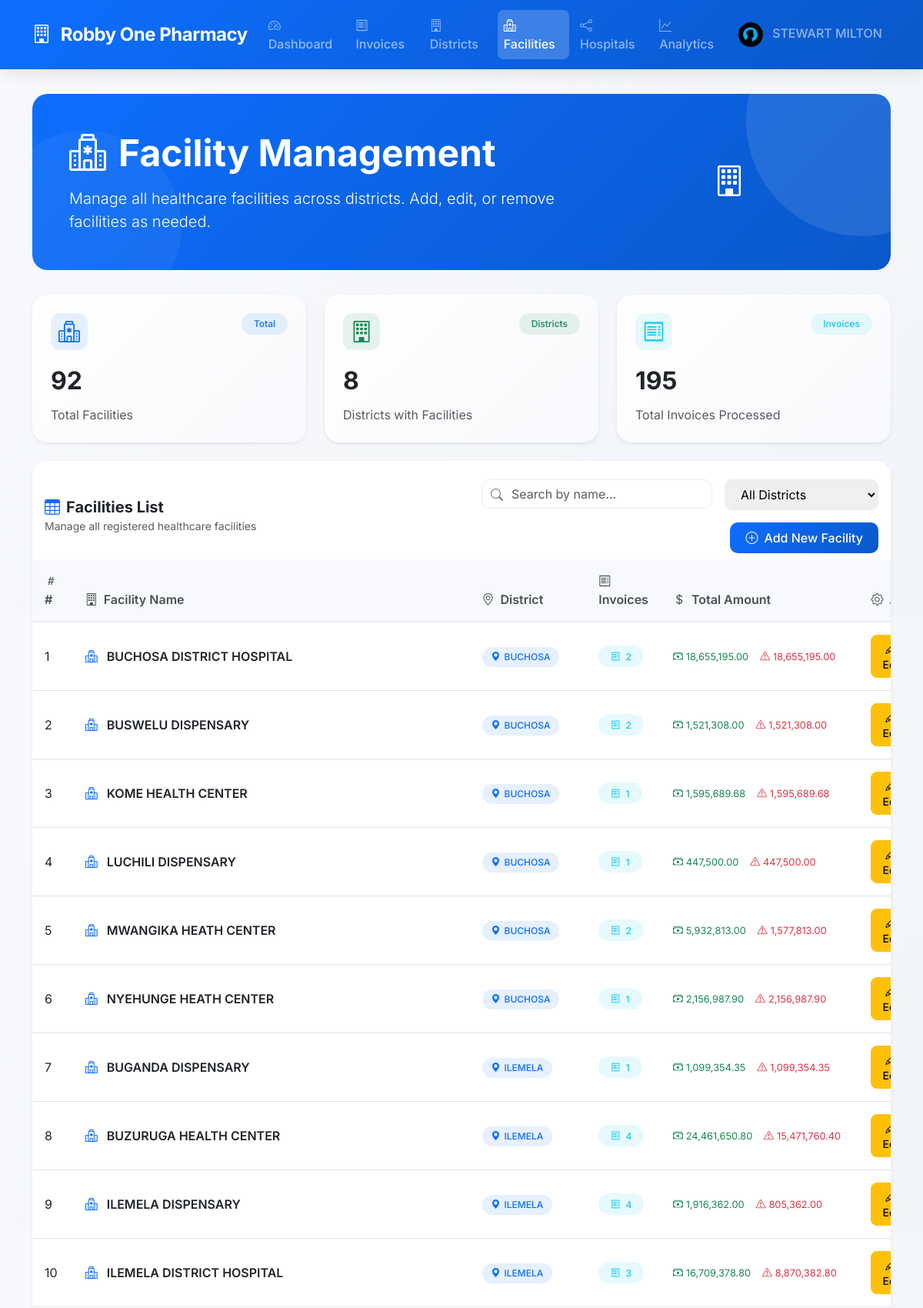
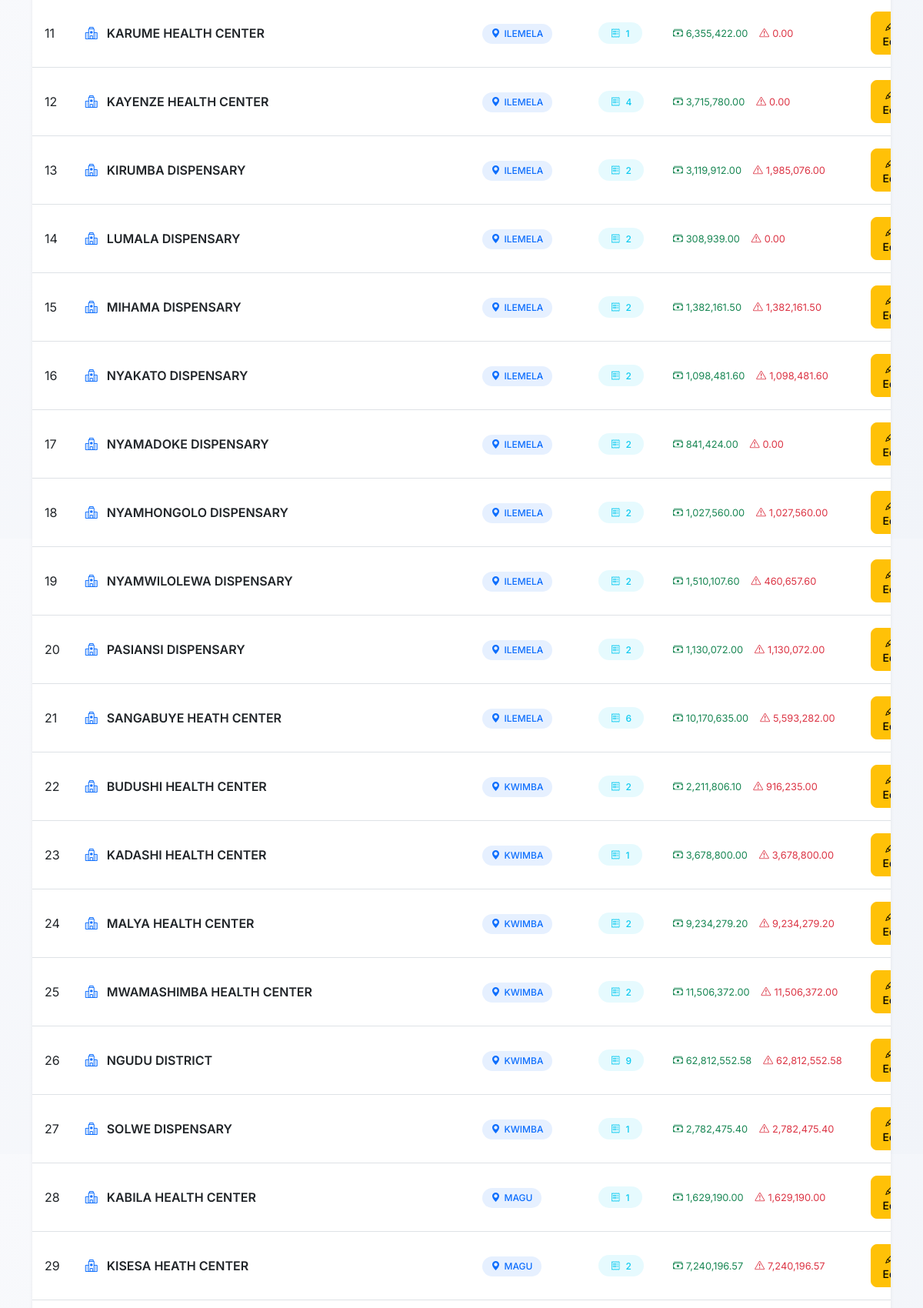
Screenshot of /facilities/ (signed in, upper part) with the database file from the repository (2 pictures, top to bottom).
### invoices/models.py (models this page shows, shortened)
class UserProfile(models.Model):
    user = models.OneToOneField(User, on_delete=models.CASCADE, related_name='profile')
    phone = models.CharField(max_length=15, blank=True, null=True)
    address = models.TextField(blank=True, null=True)
    profile_picture = models.ImageField(upload_to='profile_pics/', blank=True, null=True)
    job_title = models.CharField(max_length=100, blank=True, null=True)
    department = models.CharField(max_length=100, blank=True, null=True)
    bio = models.TextField(max_length=500, blank=True, null=True)
    website = models.URLField(blank=True, null=True)
    company = models.CharField(max_length=100, blank=True, null=True)
    date_of_birth = models.DateField(blank=True, null=True)
    preferred_language = models.CharField(max_length=10, choices=[
        ('en', 'English'),
        ('sw', 'Swahili'),
    ], default='en')
    theme_preference = models.CharField(max_length=10, choices=[
        ('light', 'Light'),
        ('dark', 'Dark'),
    ], default='light')
    email_notifications = models.BooleanField(default=True)
    sms_notifications = models.BooleanField(default=False)
    created_at = models.DateTimeField(auto_now_add=True)
    updated_at = models.DateTimeField(auto_now=True)
    class Meta:
        verbose_name = "User Profile"
        verbose_name_plural = "User Profiles"

class Facility(models.Model):
    district = models.ForeignKey(District, on_delete=models.CASCADE, related_name='facilities')
    name = models.CharField(max_length=200)
    class Meta:
        ordering = ['name']
        unique_together = ['district', 'name']

class District(models.Model):
    name = models.CharField(max_length=100, unique=True)
    tin_number = models.CharField(max_length=50, blank=True)
    class Meta:
        ordering = ['name']

### invoices/views.py (the view)
# urls.py: path('facilities/', views.facility_list, name='facility_list'),
@login_required
@staff_member_required
def facility_list(request):
    facilities = Facility.objects.select_related('district').all().order_by('district__name', 'name')
    facilities = facilities.annotate(
        invoice_count=Count('invoices'),
        total_invoiced=Coalesce(Sum('invoices__invoice_amount'), Value(0, output_field=DecimalField())),
        total_paid=Coalesce(Sum('invoices__amount_paid'), Value(0, output_field=DecimalField())),
        outstanding=ExpressionWrapper(
            Coalesce(Sum('invoices__invoice_amount'), Value(0)) - Coalesce(Sum('invoices__amount_paid'), Value(0)),
            output_field=DecimalField()
        )
    )
    distinct_districts = District.objects.values_list('name', flat=True).distinct().order_by('name')
    total_districts = District.objects.count()
    total_invoices = Invoice.objects.count()
    return render(request, 'invoices/facility_list.html', {
        'facilities': facilities,
        'distinct_districts': distinct_districts,
        'total_districts': total_districts,
        'total_invoices': total_invoices
    })

### invoices/templates/invoices/facility_list.html (shortened to what this page needs)
{% extends 'base.html' %}
{% load humanize %}
{% load static %}
{% block content %}
<div class="container-fluid p-0">
    <div class="page-header text-white p-5 position-relative">
        <div style="position: relative; z-index: 1;">
            <div class="row align-items-center">
                <div class="col-md-8">
                    <h1 class="display-5 fw-bold mb-3">
                        <i class="bi bi-hospital me-3"></i>Facility Management
                    </h1>
                    <p class="lead mb-0">Manage all healthcare facilities across districts. Add, edit, or remove facilities as needed.</p>
                </div>
                <div class="col-md-4 text-center d-none d-md-block">
                    <i class="bi bi-building fs-1"></i>
                </div>
            </div>
        </div>
    </div>
    <div class="row g-4 mb-4">
        <div class="col-md-4">
            <div class="stats-card card h-100 shadow-sm">
                <div class="card-body p-4">
                    <div class="d-flex justify-content-between align-items-start mb-3">
                        <div class="stat-icon bg-primary bg-opacity-10">
                            <i class="bi bi-hospital fs-3 text-primary"></i>
                        </div>
                        <span class="badge bg-primary bg-opacity-10 text-primary px-3 py-2">Total</span>
                    </div>
                    <div class="metric-value mb-2 fw-bold" style="font-size: 2rem;">
                        {{ facilities|length|intcomma }}
                    </div>
                    <p class="text-muted mb-0">Total Facilities</p>
                </div>
            </div>
        </div>
        <div class="col-md-4">
            <div class="stats-card card h-100 shadow-sm">
                <div class="card-body p-4">
                    <div class="d-flex justify-content-between align-items-start mb-3">
                        <div class="stat-icon bg-success bg-opacity-10">
                            <i class="bi bi-building fs-3 text-success"></i>
                        </div>
                        <span class="badge bg-success bg-opacity-10 text-success px-3 py-2">Districts</span>
                    </div>
                    <div class="metric-value mb-2 fw-bold" style="font-size: 2rem;">
                        {{ total_districts|default:0|intcomma }}
                    </div>
                    <p class="text-muted mb-0">Districts with Facilities</p>
                </div>
            </div>
        </div>
        <div class="col-md-4">
            <div class="stats-card card h-100 shadow-sm">
                <div class="card-body p-4">
                    <div class="d-flex justify-content-between align-items-start mb-3">
                        <div class="stat-icon bg-info bg-opacity-10">
                            <i class="bi bi-receipt fs-3 text-info"></i>
                        </div>
                        <span class="badge bg-info bg-opacity-10 text-info px-3 py-2">Invoices</span>
                    </div>
                    <div class="metric-value mb-2 fw-bold" style="font-size: 2rem;">
                        {{ total_invoices|default:0|intcomma }}
                    </div>
                    <p class="text-muted mb-0">Total Invoices Processed</p>
                </div>
            </div>
        </div>
    </div>
    <div class="table-card card shadow-sm">
        <div class="card-header bg-white border-0 pt-4">
            <div class="row align-items-center">
                <div class="col-md-6">
                    <h5 class="mb-0 fw-bold">
                        <i class="bi bi-table me-2 text-primary"></i>Facilities List
                    </h5>
                    <small class="text-muted">Manage all registered healthcare facilities</small>
                </div>
                <div class="col-md-6">
                    <div class="d-flex justify-content-md-end gap-3 flex-wrap">
                        <div class="search-box">
                            <i class="bi bi-search"></i>
                            <input type="text" id="searchFacility" class="form-control" placeholder="Search by name...">
                        </div>
                        <select id="districtFilter" class="filter-select">
                            <option value="">All Districts</option>
                        </select>
                        <a href="{% url 'add_facility' %}" class="btn btn-primary">
                            <i class="bi bi-plus-circle me-2"></i>Add New Facility
                        </a>
                    </div>
                </div>
            </div>
        </div>
        <div class="table-responsive">
            <table class="table table-hover mb-0" id="facilityTable">
                <thead class="table-light">
                    <tr>
                        <th><i class="bi bi-hash me-1"></i> #</th>
                        <th><i class="bi bi-building me-1"></i> Facility Name</th>
                        <th><i class="bi bi-geo-alt me-1"></i> District</th>
                        <th><i class="bi bi-receipt me-1"></i> Invoices</th>
                        <th><i class="bi bi-currency-dollar me-1"></i> Total Amount</th>
                        <th><i class="bi bi-gear me-1"></i> Actions</th>
                    </tr>
                </thead>
                <tbody>
                    {% for facility in facilities %}
                    <tr onclick="window.location='{% url 'facility_detail' facility.id %}'" style="cursor: pointer;">
                        <td>{{ forloop.counter }}</td>
                        <td class="fw-semibold">
                            <i class="bi bi-hospital text-primary me-2"></i>
                            <span class="text-truncate-custom">{{ facility.name }}</span>
                        </td>
                        <td>
                            <span class="district-badge">
                                <i class="bi bi-geo-alt-fill"></i> {{ facility.district.name }}
                            </span>
                        </td>
                        <td>
                            <span class="badge bg-info bg-opacity-10 text-info px-3 py-2">
                                <i class="bi bi-receipt me-1"></i> {{ facility.invoice_count|default:0|intcomma }}
                            </span>
                        </td>
                        <td>
                            <div class="invoice-stats">
                                <div class="invoice-stat text-success">
                                    <i class="bi bi-cash-stack"></i>
                                    <span>{{ facility.total_invoiced|default:0|floatformat:2|intcomma }}</span>
                                </div>
                                <div class="invoice-stat text-danger">
                                    <i class="bi bi-exclamation-triangle"></i>
                                    <span>{{ facility.outstanding|default:0|floatformat:2|intcomma }}</span>
                                </div>
                            </div>
                        </td>
                        <td>
                            <div class="action-buttons">
                                <a href="{% url 'edit_facility' facility.id %}" class="btn btn-warning btn-sm" onclick="event.stopPropagation()">
                                    <i class="bi bi-pencil me-1"></i> Edit
                                </a>
                            </div>
                        </td>
                    </tr>
                    {% endfor %}
                </tbody>
            </table>
        </div>
    </div>
</div>
{% endblock %}

### invoices/templates/base.html (shortened to what this page needs)
{% load static %}
<!DOCTYPE html>
<html lang="en">
<head>
    <link href="https://cdn.jsdelivr.net/npm/bootstrap@5.3.0/dist/css/bootstrap.min.css" rel="stylesheet">
    <link rel="stylesheet" href="https://cdn.jsdelivr.net/npm/bootstrap-icons@1.11.3/font/bootstrap-icons.min.css">
</head>
<body>
<nav class="navbar navbar-expand-lg navbar-dark sticky-top">
    <div class="container">
        <a class="navbar-brand" href="{% url 'home' %}">
            <i class="bi bi-building me-2"></i>
            Robby One Pharmacy
        </a>
        <div class="collapse navbar-collapse" id="navbarMain">
            <ul class="navbar-nav me-auto">
                <li class="nav-item">
                    <a class="nav-link {% if request.resolver_match.url_name == 'home' %}active{% endif %}" href="{% url 'home' %}">
                        <i class="bi bi-speedometer2 me-1"></i> Dashboard
                    </a>
                </li>
                <li class="nav-item">
                    <a class="nav-link {% if request.resolver_match.url_name == 'all_invoices' %}active{% endif %}" href="{% url 'all_invoices' %}">
                        <i class="bi bi-receipt me-1"></i> Invoices
                    </a>
                </li>
                <li class="nav-item">
                    <a class="nav-link {% if request.resolver_match.url_name == 'district_list' %}active{% endif %}" href="{% url 'district_list' %}">
                        <i class="bi bi-building me-1"></i> Districts
                    </a>
                </li>
                <li class="nav-item">
                    <a class="nav-link {% if request.resolver_match.url_name == 'facility_list' %}active{% endif %}" href="{% url 'facility_list' %}">
                        <i class="bi bi-hospital me-1"></i> Facilities
                    </a>
                </li>
                <li class="nav-item">
                    <a class="nav-link {% if request.resolver_match.namespace == 'referral' %}active{% endif %}" href="{% url 'referral:dashboard' %}">
                        <i class="bi bi-share me-1"></i> Hospitals
                    </a>
                </li>
                <li class="nav-item">
                    <a class="nav-link {% if request.resolver_match.url_name == 'dashboard' %}active{% endif %}" href="{% url 'dashboard' %}">
                        <i class="bi bi-graph-up me-1"></i> Analytics
                    </a>
                </li>
            </ul>
            <ul class="navbar-nav ms-auto">
                {% if user.is_authenticated %}
                    <li class="nav-item dropdown user-menu">
                        <a class="nav-link dropdown-toggle" href="#" id="userDropdown" role="button" data-bs-toggle="dropdown" aria-expanded="false">
                            {% if user.profile.profile_picture %}
                                <img src="{{ user.profile.profile_picture.url }}" class="rounded-circle" width="32" height="32" style="object-fit: cover;">
                            {% else %}
                                <div class="user-avatar">
                                    <i class="bi bi-person-circle fs-5"></i>
                                </div>
                            {% endif %}
                            <span class="ms-2 d-none d-md-inline">{{ user.get_full_name|default:user.username }}</span>
                        </a>
                    </li>
                {% endif %}
            </ul>
        </div>
    </div>
</nav>
    <div class="main-container">
        <div class="container">
            {% block content %}{% endblock %}
        </div>
    </div>
</body>
</html>

### rows the page displays
Facility: name "BUCHOSA DISTRICT HOSPITAL", district.name "BUCHOSA", invoice_count "2", total_invoiced "18,655,195.00", outstanding "18,655,195.00"
Facility: name "BUSWELU DISPENSARY", district.name "BUCHOSA", invoice_count "2", total_invoiced "1,521,308.00", outstanding "1,521,308.00"
Facility: name "KOME HEALTH CENTER", district.name "BUCHOSA", invoice_count "1", total_invoiced "1,595,689.68", outstanding "1,595,689.68"
Facility: name "LUCHILI DISPENSARY", district.name "BUCHOSA", invoice_count "1", total_invoiced "447,500.00", outstanding "447,500.00"
Facility: name "MWANGIKA HEATH CENTER", district.name "BUCHOSA", invoice_count "2", total_invoiced "5,932,813.00", outstanding "1,577,813.00"
Facility: name "NYEHUNGE HEATH CENTER", district.name "BUCHOSA", invoice_count "1", total_invoiced "2,156,987.90", outstanding "2,156,987.90"
Facility: name "BUGANDA DISPENSARY", district.name "ILEMELA", invoice_count "1", total_invoiced "1,099,354.35", outstanding "1,099,354.35"
Facility: name "BUZURUGA HEALTH CENTER", district.name "ILEMELA", invoice_count "4", total_invoiced "24,461,650.80", outstanding "15,471,760.40"
Facility: name "ILEMELA DISPENSARY", district.name "ILEMELA", invoice_count "4", total_invoiced "1,916,362.00", outstanding "805,362.00"
Facility: name "ILEMELA DISTRICT HOSPITAL", district.name "ILEMELA", invoice_count "3", total_invoiced "16,709,378.80", outstanding "8,870,382.80"
Facility: name "KARUME HEALTH CENTER", district.name "ILEMELA", invoice_count "1", total_invoiced "6,355,422.00", outstanding "0.00"
Facility: name "KAYENZE HEALTH CENTER", district.name "ILEMELA", invoice_count "4", total_invoiced "3,715,780.00", outstanding "0.00"
Facility: name "KIRUMBA DISPENSARY", district.name "ILEMELA", invoice_count "2", total_invoiced "3,119,912.00", outstanding "1,985,076.00"
Facility: name "LUMALA DISPENSARY", district.name "ILEMELA", invoice_count "2", total_invoiced "308,939.00", outstanding "0.00"
Facility: name "MIHAMA DISPENSARY", district.name "ILEMELA", invoice_count "2", total_invoiced "1,382,161.50", outstanding "1,382,161.50"
Facility: name "NYAKATO DISPENSARY", district.name "ILEMELA", invoice_count "2", total_invoiced "1,098,481.60", outstanding "1,098,481.60"
Facility: name "NYAMADOKE DISPENSARY", district.name "ILEMELA", invoice_count "2", total_invoiced "841,424.00", outstanding "0.00"
Facility: name "NYAMHONGOLO DISPENSARY", district.name "ILEMELA", invoice_count "2", total_invoiced "1,027,560.00", outstanding "1,027,560.00"
Facility: name "NYAMWILOLEWA DISPENSARY", district.name "ILEMELA", invoice_count "2", total_invoiced "1,510,107.60", outstanding "460,657.60"
Facility: name "PASIANSI DISPENSARY", district.name "ILEMELA", invoice_count "2", total_invoiced "1,130,072.00", outstanding "1,130,072.00"
Facility: name "SANGABUYE HEATH CENTER", district.name "ILEMELA", invoice_count "6", total_invoiced "10,170,635.00", outstanding "5,593,282.00"
Facility: name "BUDUSHI HEALTH CENTER", district.name "KWIMBA", invoice_count "2", total_invoiced "2,211,806.10", outstanding "916,235.00"
Facility: name "KADASHI HEALTH CENTER", district.name "KWIMBA", invoice_count "1", total_invoiced "3,678,800.00", outstanding "3,678,800.00"
Facility: name "MALYA HEALTH CENTER", district.name "KWIMBA", invoice_count "2", total_invoiced "9,234,279.20", outstanding "9,234,279.20"
Facility: name "MWAMASHIMBA HEALTH CENTER", district.name "KWIMBA", invoice_count "2", total_invoiced "11,506,372.00", outstanding "11,506,372.00"
Facility: name "NGUDU DISTRICT", district.name "KWIMBA", invoice_count "9", total_invoiced "62,812,552.58", outstanding "62,812,552.58"
Facility: name "SOLWE DISPENSARY", district.name "KWIMBA", invoice_count "1", total_invoiced "2,782,475.40", outstanding "2,782,475.40"
Facility: name "KABILA HEALTH CENTER", district.name "MAGU", invoice_count "1", total_invoiced "1,629,190.00", outstanding "1,629,190.00"
Facility: name "KISESA HEATH CENTER", district.name "MAGU", invoice_count "2", total_invoiced "7,240,196.57", outstanding "7,240,196.57"

### other values shown
{{ user.get_full_name|default:user.username }} "STEWART MILTON"
{{ facilities|length|intcomma }} "92"
{{ total_districts|default:0|intcomma }} "8"
{{ total_invoices|default:0|intcomma }} "195"
